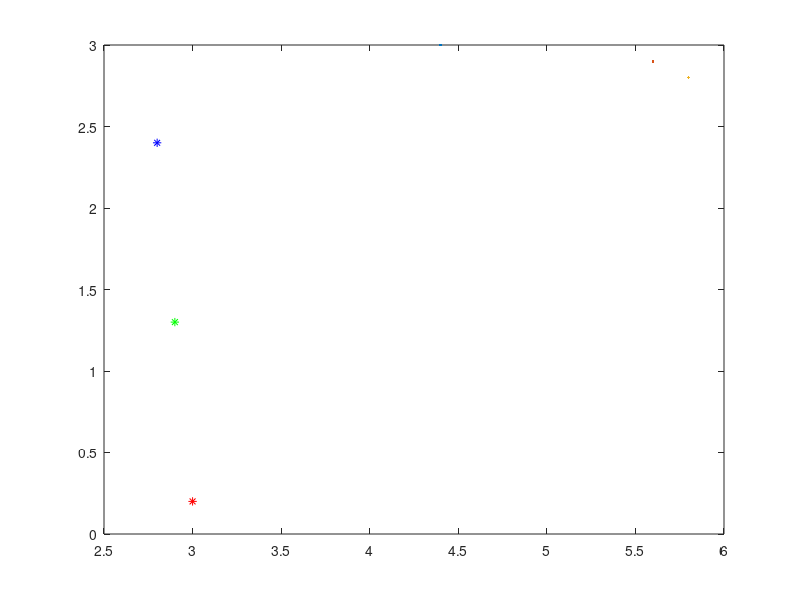
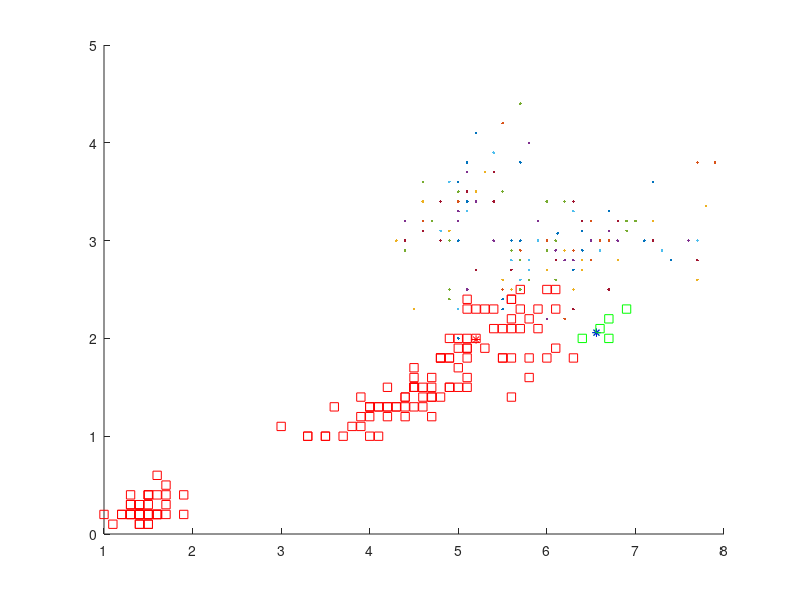

These figures' MATLAB source, in order:
clear
clc
x=zeros(150,4);
myfile=fopen('irisdataset.txt','r');
x=textscan(myfile,'%f\t%f\t%f\t%f');
x=[x{1} x{2} x{3} x{4}];
%figure,hold on;
%plot(x(:,1), x(:,2),x(:,3),x(:,4), 'bs');
%grid on;
%hold off;



randomRow = randi([1,50]);
x1=randomRow
c1 = [x(x1,1) x(x1,2) x(x1,2) x(x1,4)];

randomRow = randi([51,100]);
x2=randomRow
c2 = [x(x2,1) x(x2,2) x(x2,2) x(x2,4)];

randomRow = randi([101,150]);
x3=randomRow
c3 = [x(x3,1) x(x3,2) x(x3,2) x(x3,4)];

figure;
plot(c1(1,1),c1(1,2),c1(1,3),c1(1,4),'r*');hold on;
plot(c2(1,1),c2(1,2),c2(1,3),c2(1,4),'g*');hold on;
plot(c3(1,1),c3(1,2),c3(1,3),c3(1,4),'b*');hold on;hold off;

d1 = zeros(1,150);
d2 = d1;
d3 = d1;
for i = 1:150
    d1(1,i) = sqrt((c1(:,1) - x(i,1)) * (c1(:,1) - x(i,1)) + (c1(:,2) - x(i,2)) * (c1(:,2) - x(i,2)) + (c1(:,1) - x(i,3)) * (c1(:,1) - x(i,3)) + (c1(:,2) - x(i,4)) * (c1(:,2) - x(i,4)));
    d2(1,i) = sqrt((c2(:,1) - x(i,1)) * (c2(:,1) - x(i,1)) + (c2(:,2) - x(i,2)) * (c2(:,2) - x(i,2)) + (c2(:,1) - x(i,3)) * (c2(:,1) - x(i,3)) + (c2(:,2) - x(i,4)) * (c2(:,2) - x(i,4)));
    d3(1,i) = sqrt((c3(:,1) - x(i,1)) * (c3(:,1) - x(i,1)) + (c3(:,2) - x(i,2)) * (c3(:,2) - x(i,2)) + (c3(:,1) - x(i,3)) * (c3(:,1) - x(i,3)) + (c3(:,2) - x(i,4)) * (c3(:,2) - x(i,4)));
end;
d = [d1; d2; d3];
g = d;
for j = 1:150
    min = 50000;
    index = 0;
    for i = 1:3
        if(d(i,j) < min)
            min = d(i,j);
            index = i;
        end;
    end;
    for i = 1:3
        g(i,j) = 0;
    end;
    g(index,j) = 1;
end;


%CLUSTERING LOOP
for w=1:150
    tempG = g;
    %c1 = [0 0 0 0];
    %c2 = [0 0 0 0];
    %c3 = [0 0 0 0];
    for j = 1:150
        for i = 1:3
            if(g(i,j)==1 && i==1)
                newX1 = (x(j,1) + c1(1,1))/2;
                newX2 = (x(j,2) + c1(1,2))/2;
                newX3 = (x(j,3) + c1(1,3))/2;
                newX4 = (x(j,4) + c1(1,4))/2;
                c1 = [newX1 newX2 newX3 newX4];
            elseif(g(i,j)==1 && i==2)
                newX1 = (x(j,1) + c2(1,1))/2;
                newX2 = (x(j,2) + c2(1,2))/2;
                newX3 = (x(j,3) + c2(1,3))/2;
                newX4 = (x(j,4) + c2(1,4))/2;
                c2 = [newX1 newX2 newX3 newX4];
            elseif(g(i,j)==1 && i==3)
                newX1 = (x(j,1) + c3(1,1))/2;
                newX2 = (x(j,2) + c3(1,2))/2;
                newX3 = (x(j,3) + c3(1,3))/2;
                newX4 = (x(j,4) + c3(1,4))/2;
                c3 = [newX1 newX2 newX3 newX4];
            end;
        end;
    end;
    d1 = zeros(1,150);
    d2 = d1;
    d3 = d1;
    for i = 1:150
        d1(1,i) = sqrt((c1(:,1) - x(i,1)) * (c1(:,1) - x(i,1)) + (c1(:,2) - x(i,2)) * (c1(:,2) - x(i,2)) + (c1(:,1) - x(i,3)) * (c1(:,1) - x(i,3)) + (c1(:,2) - x(i,4)) * (c1(:,2) - x(i,4))) ;
        d2(1,i) = sqrt((c2(:,1) - x(i,1)) * (c2(:,1) - x(i,1)) + (c2(:,2) - x(i,2)) * (c2(:,2) - x(i,2)) + (c2(:,1) - x(i,3)) * (c2(:,1) - x(i,3)) + (c2(:,2) - x(i,4)) * (c2(:,2) - x(i,4))) ;
        d3(1,i) = sqrt((c3(:,1) - x(i,1)) * (c3(:,1) - x(i,1)) + (c3(:,2) - x(i,2)) * (c3(:,2) - x(i,2)) + (c3(:,1) - x(i,3)) * (c3(:,1) - x(i,3)) + (c3(:,2) - x(i,4)) * (c3(:,2) - x(i,4))) ;
    end;
    d = [d1; d2; d3];
    g = d;
    for j = 1:150
        min = 50000;
        index = 0;
        for i = 1:3
            if(d(i,j) < min)
                min = d(i,j);
                index = i;
            end;
        end;
        
        %display(index);
        for i = 1:3
            g(i,j) = 0;
        end;
        g(index,j) = 1;
    end;
    if(tempG==g)
        break;
    else
        tempG=g;
    end;
end;
display(w);
figure;
hold on;
plot(c1(:,1), c1(:,2),c1(:,3),c1(:,4), 'r*');
hold off;
hold on;
plot(c2(:,1), c2(:,2),c2(:,3),c2(:,4), 'g*');
hold off;
hold on;
plot(c3(:,1), c3(:,2),c3(:,3),c3(:,4), 'b*');
hold off;

counterG1=0;
counterG2=0;
counterG3=0;
for j = 1:150
    for i = 1:3
        if(g(i,j)==1 && i==1)
            counterG1=counterG1+1;
            hold on; plot(x(j,1), x(j,2),x(j,3),x(j,4), 'rs'); hold off;
        elseif(g(i,j)==1 && i==2)
            counterG2=counterG2+1;
            hold on; plot(x(j,1), x(j,2),x(j,3),x(j,4), 'gs'); hold off;
        elseif(g(i,j)==1 && i==3)
            counterG3=counterG3+1;
            hold on; plot(x(j,1), x(j,2),x(j,3),x(j,4), 'bs'); hold off;
        end;
    end;
end;
display(counterG1);
display(counterG2);
display(counterG3);